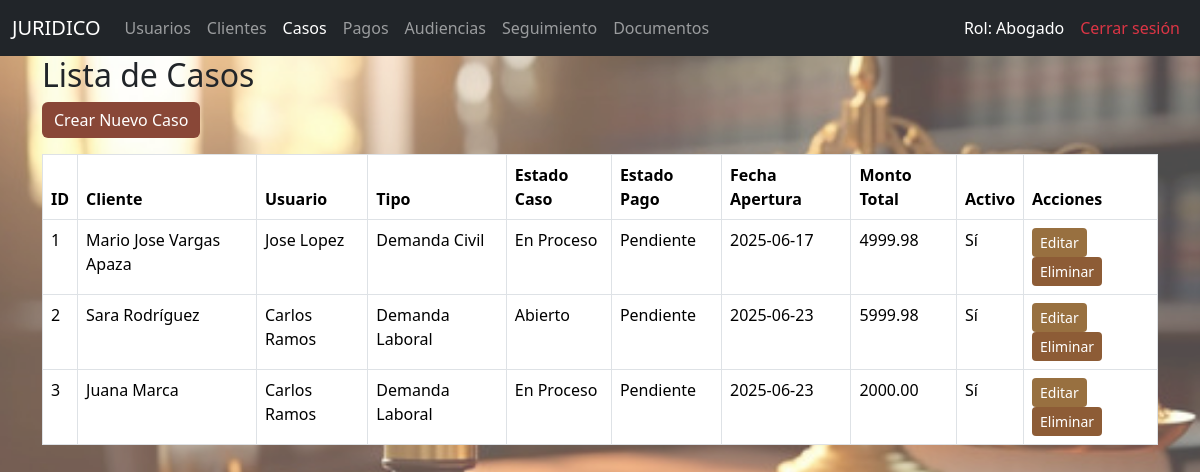
Screenshot of /casos/ (signed in) with the database file from the repository.
### models/rol_model.py (models this page shows, shortened)
class Rol(db.Model):
    __tablename__ = "rol"
    id_rol = db.Column(db.Integer,primary_key = True)
    nombre_rol = db.Column(db.String(50), nullable = False)
    usuarios = db.relationship('Usuario', back_populates='rol')

### models/caso_model.py (models this page shows, shortened)
class Caso(db.Model):
    __tablename__ = "caso"
    id_caso = db.Column(db.Integer, primary_key=True)
    id_cliente = db.Column(db.Integer, db.ForeignKey('clientes.id'), nullable=False)
    id_usuario = db.Column(db.Integer, db.ForeignKey('usuarios.id_usuario'), nullable=False)
    id_tipo = db.Column(db.Integer, db.ForeignKey('tipo_caso.id_tipo_caso'), nullable=False)
    id_estado_caso = db.Column(db.Integer, db.ForeignKey('estado_caso.id_estado_caso'), nullable=False)
    id_estado_pago = db.Column(db.Integer, db.ForeignKey('estado_pago.id_estado_pago'), nullable=False)
    fecha_apertura = db.Column(db.DateTime, nullable=False)
    descripcion = db.Column(db.Text, nullable=True)
    monto_total = db.Column(Numeric(10, 2), nullable=False)
    activo = db.Column(db.Boolean, default=True)
    cliente = db.relationship('Cliente', back_populates='casos')
    usuario = db.relationship('Usuario', back_populates='casos')
    tipo = db.relationship('TipoCaso', back_populates='casos')
    estado_caso = db.relationship('EstadoCaso', back_populates='casos')
    estado_pago = db.relationship('EstadoPago', back_populates='casos')
    audiencias = db.relationship('Audiencia', back_populates='caso')
    pagos = db.relationship("Pago", back_populates="caso")
    seguimientos = db.relationship('Seguimiento', back_populates='caso')
    documentos = db.relationship('Documento', back_populates='caso')
    @staticmethod
    def get_all():
        return Caso.query.all()

### models/cliente_model.py (models this page shows, shortened)
class Cliente(db.Model):
    __tablename__ = "clientes"
    id = db.Column(db.Integer,primary_key = True)
    nombre = db.Column(db.String(50), nullable = False)
    cedula = db.Column(db.String(50), nullable = False)
    direccion = db.Column(db.String(50), nullable = False)
    telefono = db.Column(db.String(20),nullable = False)
    email = db.Column(db.String(100),nullable=False)
    activo = db.Column(db.Boolean, default=True, nullable=False)
    casos = db.relationship("Caso", back_populates="cliente")

### models/usuario_model.py (models this page shows, shortened)
class Usuario(db.Model):
    __tablename__ = "usuarios"
    id_usuario = db.Column(db.Integer,primary_key = True)
    nombre = db.Column(db.String(80), nullable = False)
    usuario = db.Column(db.String(20), nullable = False, unique=True)
    password = db.Column (db.String, nullable=False)
    telefono = db.Column(db.String(20), nullable = True)
    direccion = db.Column(db.String(80), nullable = False)
    matricula = db.Column(db.String(50))
    id_especialidad = db.Column(db.Integer, db.ForeignKey('especialidad.id_especialidad'))
    id_rol = db.Column(db.Integer, db.ForeignKey('rol.id_rol'), nullable=False)
    id_estado_usuario = db.Column(db.Integer, db.ForeignKey('estado_usuario.id_estado_usuario'))
    activo = db.Column(db.Boolean, default=True, nullable=False)
    rol = db.relationship('Rol', back_populates='usuarios')
    estado_usuario = db.relationship('EstadoUsuario', back_populates='usuarios')
    especialidad = db.relationship('Especialidad', back_populates='usuarios')
    casos = db.relationship('Caso', back_populates='usuario')
    seguimientos = db.relationship('Seguimiento', back_populates='usuario')
    @staticmethod
    def get_by_id(id_usuario):
        return Usuario.query.get(id_usuario)

### models/tipo_caso_model.py (models this page shows, shortened)
class TipoCaso(db.Model):
    __tablename__ = 'tipo_caso'
    id_tipo_caso = Column(Integer, primary_key=True, autoincrement=True)
    nombre_tipo = Column(String(50), nullable=False)
    id_especialidad = Column(Integer, ForeignKey('especialidad.id_especialidad'))
    especialidad = db.relationship("Especialidad", back_populates="tipos_caso")
    casos = db.relationship("Caso", back_populates="tipo")

### models/estado_caso_model.py (models this page shows, shortened)
class EstadoCaso(db.Model):
    __tablename__ = "estado_caso"
    id_estado_caso = db.Column(db.Integer,primary_key = True)
    estado_caso = db.Column(db.String(50), nullable = False)
    casos = db.relationship("Caso", back_populates="estado_caso")

### models/estado_pago_model.py (models this page shows, shortened)
class EstadoPago(db.Model):
    __tablename__ = "estado_pago"
    id_estado_pago = db.Column(db.Integer,primary_key = True)
    estado = db.Column(db.String(50), nullable = False)
    casos = db.relationship("Caso", back_populates="estado_pago")
    pagos = db.relationship("Pago", back_populates="estado_pago")

### controllers/caso_controller.py (the view)
@caso_bp.route('/')
def index():
    casos = Caso.get_all()
    return caso_view.list(casos)

### app.py (called while the page is built)
@login_manager.user_loader
def load_user(user_id):
    usuario = Usuario.get_by_id(int(user_id))
    return UserLogin(usuario) if usuario else None

@app.context_processor
def inject_active_path():
    def is_active(path):
        return 'active' if request.path == path else ''
    return dict(is_active=is_active)

### auth/user_login.py (called while the page is built)
    @property
    def rol(self):
        return self.usuario.rol.nombre_rol

### controllers/caso_controller.py (called while the page is built)
@caso_bp.before_request
def verificar_autenticacion():
    if not current_user.is_authenticated:
        return redirect(url_for('home'))

### views/caso_view.py (called while the page is built)
def list(casos):
    return render_template("casos/index.html", casos=casos)

### templates/casos/index.html (shortened to what this page needs)
{% extends "base.html" %}
{% block content %}
<h2>Lista de Casos</h2>
<a class="btn btn-primary mb-3" href="{{ url_for('caso.create') }}" style=" background-color:rgb(137, 71, 55); color: white; border: none;">Crear Nuevo Caso</a>
<table class="table table-bordered">
<thead>
<tr>
<th>ID</th>
<th>Cliente</th>
<th>Usuario</th>
<th>Tipo</th>
<th>Estado Caso</th>
<th>Estado Pago</th>
<th>Fecha Apertura</th>
<th>Monto Total</th>
<th>Activo</th>
<th>Acciones</th>
</tr>
</thead>
<tbody>
    {% for caso in casos %}
    <tr>
<td>{{ caso.id_caso }}</td>
<td>{{ caso.cliente.nombre }}</td>
<td>{{ caso.usuario.nombre }}</td>
<td>{{ caso.tipo.nombre_tipo }}</td>
<td>{{ caso.estado_caso.estado_caso }}</td>
<td>{{ caso.estado_pago.estado }}</td>
<td>{{ caso.fecha_apertura.strftime('%Y-%m-%d') }}</td>
<td>{{ caso.monto_total }}</td>
<td>{{ 'Sí' if caso.activo else 'No' }}</td>
<td>
<a class="btn btn-sm btn-warning" href="{{ url_for('caso.edit', id_caso=caso.id_caso) }}" style=" background-color:rgb(152, 112, 64); color: white; border: none;">Editar</a>
<form action="{{ url_for('caso.delete', id_caso=caso.id_caso) }}" method="post" onsubmit="return confirm('¿Eliminar caso?');" style="display:inline;">
<button class="btn btn-sm btn-danger" style=" background-color:rgb(141, 92, 54); color: white; border: none;" type="submit">Eliminar</button>
</form>
</td>
</tr>
    {% else %}
    <tr><td colspan="10">No hay casos registrados.</td></tr>
    {% endfor %}
  </tbody>
</table>
{% endblock %}

### templates/base.html (shortened to what this page needs)
<!doctype html>
<html lang="es">
  <head>
    <link href="https://cdn.jsdelivr.net/npm/bootstrap@5.3.6/dist/css/bootstrap.min.css" rel="stylesheet">
</head>
<body style="position: relative; z-index: 0;">
    <nav class="navbar navbar-expand-lg navbar-dark bg-dark">
        <div class="container-fluid">
          <a class="navbar-brand" href="#">JURIDICO</a>
          <div class="collapse navbar-collapse" id="navbarNav">
            <ul class="navbar-nav">
              <li class="nav-item">
                <a class="nav-link " aria-current="page" href="/usuarios/">Usuarios</a>
              </li>
              <li class="nav-item">
                <a class="nav-link {{is_active('/clientes/')}}" href="/clientes/">Clientes</a>
              </li>
              <li class="nav-item">
                <a class="nav-link {{is_active('/casos/')}}" href="/casos/">Casos</a>
              </li>
              <li class="nav-item">
                <a class="nav-link {{is_active('/pagos/')}}" href="/pagos/">Pagos</a>
              </li>
              <li class="nav-item">
                <a class="nav-link {{is_active('/audiencias/')}}" href="/audiencias/">Audiencias</a>
              </li>
              <li class="nav-item">
                <a class="nav-link {{is_active('/seguimientos/')}}" href="/seguimientos/">Seguimiento</a>
              </li>
              <li class="nav-item">
                <a class="nav-link {{is_active('/documentos/')}}" href="/documentos/">Documentos</a>
              </li>
            </ul>
          </div>
          <div class="collapse navbar-collapse" id="navbarNav">
            <ul class="navbar-nav ms-auto">
              <li class="nav-item">
                <span class="nav-link text-white">Rol: {{ current_user.rol }}</span>
              </li>
              <li class="nav-item">
                <a class="nav-link text-danger" href="{{ url_for('logout') }}">
                   Cerrar sesión
                </a>
              </li>
            </ul>
          </div>
        </div>
      </nav>
    <div class="container">
        {% block content %}
        {% endblock  %}
    </div>
  </body>
</html>

### templates/base.html (style rules this page uses)
body::before { content: ""; position: fixed; top: 0; left: 0; width: 100%; height: 100%; background: url('/static/img/fondo.jpg') no-repeat center center fixed; background-size: cover; opacity: 0.70; z-index: -1; }

### rows the page displays
Rol: rol "Abogado"
Caso: id_caso "1", cliente.nombre "Mario Jose Vargas Apaza", usuario.nombre "Jose Lopez", tipo.nombre_tipo "Demanda Civil", estado_caso.estado_caso "En Proceso", estado_pago.estado "Pendiente", fecha_apertura "2025-06-17", monto_total "4999.98", activo "Sí"
Caso: id_caso "2", cliente.nombre "Sara Rodríguez", usuario.nombre "Carlos Ramos", tipo.nombre_tipo "Demanda Laboral", estado_caso.estado_caso "Abierto", estado_pago.estado "Pendiente", fecha_apertura "2025-06-23", monto_total "5999.98", activo "Sí"
Caso: id_caso "3", cliente.nombre "Juana Marca", usuario.nombre "Carlos Ramos", tipo.nombre_tipo "Demanda Laboral", estado_caso.estado_caso "En Proceso", estado_pago.estado "Pendiente", fecha_apertura "2025-06-23", monto_total "2000.00", activo "Sí"
